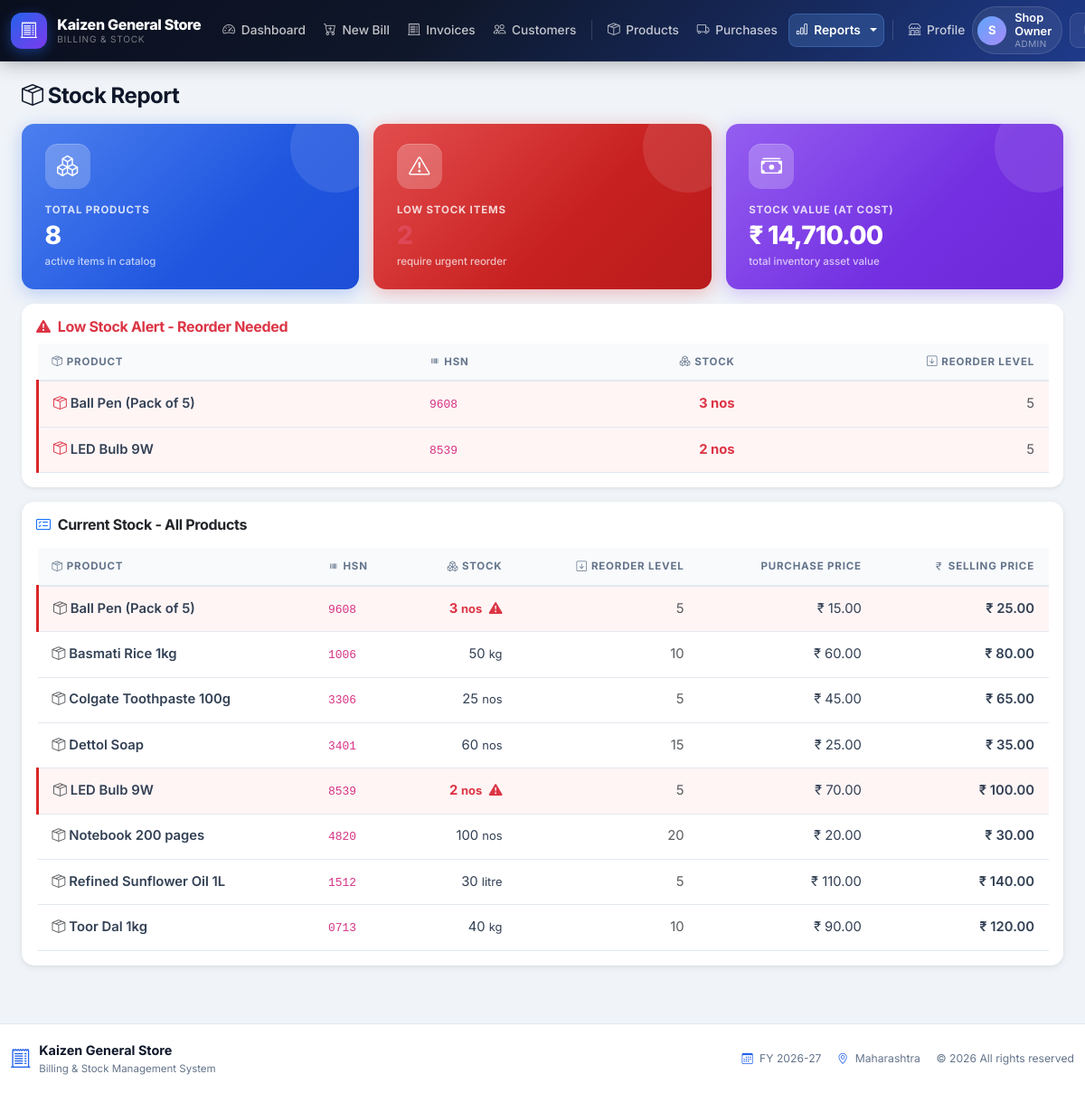
The page /reports/stock.php (signed in) on the database its author committed.
### tables this page shows
CREATE TABLE products (
    product_id     INT AUTO_INCREMENT PRIMARY KEY,
    name           VARCHAR(100) NOT NULL,
    hsn_code       VARCHAR(10)  NOT NULL,
    unit           VARCHAR(10)  NOT NULL DEFAULT 'nos',
    purchase_price DECIMAL(10,2) NOT NULL DEFAULT 0,
    selling_price  DECIMAL(10,2) NOT NULL DEFAULT 0,
    gst_rate       DECIMAL(4,2)  NOT NULL DEFAULT 0,
    stock_qty      DECIMAL(10,2) NOT NULL DEFAULT 0,
    reorder_level  DECIMAL(10,2) NOT NULL DEFAULT 0,
    created_at     TIMESTAMP NOT NULL DEFAULT CURRENT_TIMESTAMP,
    updated_at     TIMESTAMP NOT NULL DEFAULT CURRENT_TIMESTAMP ON UPDATE CURRENT_TIMESTAMP,
    UNIQUE KEY uk_product_name (name)
);

### includes/functions.php (called while the page is built, shortened)
<?php
function money(float $amount): string
{
    return number_format($amount, 2);
}
function h($value): string
{
    return htmlspecialchars((string) $value, ENT_QUOTES, 'UTF-8');
}

### reports/stock.php (the view, shortened to what this page needs)
<?php
require_once __DIR__ . '/../config/db.php';
require_once __DIR__ . '/../includes/functions.php';
$products = $pdo->query('SELECT * FROM products ORDER BY name')->fetchAll();
$lowStock = array_filter($products, fn ($p) => $p['stock_qty'] <= $p['reorder_level']);
$stockValue = array_sum(array_map(fn ($p) => $p['stock_qty'] * $p['purchase_price'], $products));
require __DIR__ . '/../includes/header.php';
?>
<h4 class="mb-3"><i class="bi bi-box-seam"></i> Stock Report</h4>
<div class="row g-3 mb-3">
  <div class="col-sm-6 col-md-4">
    <div class="card stat-card sc-blue">
      <div class="stat-icon"><i class="bi bi-boxes"></i></div>
      <div class="stat-label">Total Products</div>
      <div class="stat-value"><?= count($products) ?></div>
      <div class="stat-sub">active items in catalog</div>
    </div>
  </div>
  <div class="col-sm-6 col-md-4">
    <div class="card stat-card <?= count($lowStock) ? 'sc-red' : 'sc-green' ?>">
      <div class="stat-icon"><i class="bi bi-<?= count($lowStock) ? 'exclamation-triangle' : 'check-circle' ?>"></i></div>
      <div class="stat-label">Low Stock Items</div>
      <div class="stat-value <?= count($lowStock) ? 'text-danger' : '' ?>"><?= count($lowStock) ?></div>
      <div class="stat-sub"><?= count($lowStock) ? 'require urgent reorder' : 'all stock levels healthy' ?></div>
    </div>
  </div>
  <div class="col-sm-6 col-md-4">
    <div class="card stat-card sc-purple">
      <div class="stat-icon"><i class="bi bi-cash-stack"></i></div>
      <div class="stat-label">Stock Value (at cost)</div>
      <div class="stat-value">&#8377; <?= money($stockValue) ?></div>
      <div class="stat-sub">total inventory asset value</div>
    </div>
  </div>
</div>
<?php if ($lowStock): ?>
<div class="card p-3 mb-3 border-danger shadow-sm">
  <h6 class="text-danger fw-bold"><i class="bi bi-exclamation-triangle-fill me-2"></i>Low Stock Alert - Reorder Needed</h6>
  <div class="table-responsive">
    <table class="table table-sm align-middle mb-0">
      <thead>
        <tr>
          <th><i class="bi bi-box-seam me-1"></i>Product</th>
          <th><i class="bi bi-upc me-1"></i>HSN</th>
          <th class="text-end"><i class="bi bi-boxes me-1"></i>Stock</th>
          <th class="text-end"><i class="bi bi-arrow-down-square me-1"></i>Reorder Level</th>
        </tr>
      </thead>
      <tbody>
      <?php foreach ($lowStock as $p): ?>
        <tr class="low-stock-row">
          <td><span class="fw-semibold"><i class="bi bi-box-seam text-danger me-1"></i><?= h($p['name']) ?></span></td>
          <td><code><?= h($p['hsn_code']) ?></code></td>
          <td class="text-end text-danger fw-bold"><?= rtrim(rtrim($p['stock_qty'], '0'), '.') ?> <?= h($p['unit']) ?></td>
          <td class="text-end text-muted"><?= rtrim(rtrim($p['reorder_level'], '0'), '.') ?></td>
        </tr>
      <?php endforeach; ?>
      </tbody>
    </table>
  </div>
</div>
<?php endif; ?>
<div class="card p-3">
  <h6 class="fw-bold mb-3"><i class="bi bi-card-checklist me-2 text-primary"></i>Current Stock - All Products</h6>
  <div class="table-responsive">
    <table class="table table-sm table-hover align-middle mb-0">
      <thead>
        <tr>
          <th><i class="bi bi-box-seam me-1"></i>Product</th>
          <th><i class="bi bi-upc me-1"></i>HSN</th>
          <th class="text-end"><i class="bi bi-boxes me-1"></i>Stock</th>
          <th class="text-end"><i class="bi bi-arrow-down-square me-1"></i>Reorder Level</th>
          <th class="text-end"><i class="bi bi-cart-arrow-down me-1"></i>Purchase Price</th>
          <th class="text-end"><i class="bi bi-currency-rupee me-1"></i>Selling Price</th>
        </tr>
      </thead>
      <tbody>
      <?php foreach ($products as $p): $low = $p['stock_qty'] <= $p['reorder_level']; ?>
        <tr class="<?= $low ? 'low-stock-row' : '' ?>">
          <td><span class="fw-semibold"><i class="bi bi-box-seam text-muted me-1"></i><?= h($p['name']) ?></span></td>
          <td><code><?= h($p['hsn_code']) ?></code></td>
          <td class="text-end <?= $low ? 'text-danger fw-bold' : '' ?>">
            <?= rtrim(rtrim($p['stock_qty'], '0'), '.') ?> <small><?= h($p['unit']) ?></small>
            <?= $low ? '<i class="bi bi-exclamation-triangle-fill text-danger ms-1" title="Low stock"></i>' : '' ?>
          </td>
          <td class="text-end text-muted"><?= rtrim(rtrim($p['reorder_level'], '0'), '.') ?></td>
          <td class="text-end">&#8377; <?= money($p['purchase_price']) ?></td>
          <td class="text-end fw-semibold">&#8377; <?= money($p['selling_price']) ?></td>
        </tr>
      <?php endforeach; ?>
      </tbody>
    </table>
  </div>
</div>
<?php require __DIR__ . '/../includes/footer.php'; ?>

### assets/css/style.css (style rules this page uses)
:root { --primary: #2563eb; --primary-dark: #1d4ed8; --primary-light: #dbeafe; --primary-glow: rgba(37,99,235,.2); --accent: #7c3aed; --accent-light: #ede9fe; --success: #16a34a; --success-light: #dcfce7; --warning: #d97706; --warning-light: #fef3c7; --danger: #dc2626; --danger-light: #fee2e2; --info: #0891b2; --info-light: #cffafe; --bg: #f0f4f8; --surface: #ffffff; --surface-2: #f8fafc; --border: #e2e8f0; --border-strong: #cbd5e1; --text: #0f172a; --text-2: #334155; --muted: #64748b; --muted-light: #94a3b8; --radius: 14px; --radius-sm: 9px; --radius-xs: 6px; --shadow-xs: 0 1px 2px rgba(0,0,0,.05); --shadow-sm: 0 2px 8px rgba(0,0,0,.07), 0 1px 3px rgba(0,0,0,.05); --shadow: 0 4px 20px rgba(0,0,0,.08), 0 2px 8px rgba(0,0,0,.05); --shadow-md: 0 8px 30px rgba(0,0,0,.1), 0 3px 10px rgba(0,0,0,.06); --shadow-lg: 0 16px 48px rgba(0,0,0,.12), 0 6px 16px rgba(0,0,0,.08); --navbar-h: 68px; --transition: .18s cubic-bezier(.4,0,.2,1); }
*, *::before, *::after { box-sizing: border-box; }
html, body { height: 100%; }
body { background: var(--bg); color: var(--text); font-family: 'Inter', 'Segoe UI', system-ui, -apple-system, sans-serif; display: flex; flex-direction: column; min-height: 100vh; font-size: .925rem; line-height: 1.6; -webkit-font-smoothing: antialiased; }
h1,h2,h3,h4,h5,h6 { font-weight: 700; letter-spacing: -.02em; }
.card { border: none; border-radius: var(--radius); box-shadow: var(--shadow-sm); background: var(--surface); transition: box-shadow var(--transition), transform var(--transition); }
.stat-card { border-radius: var(--radius); padding: 1.4rem 1.6rem; position: relative; overflow: hidden; border: none; transition: transform var(--transition), box-shadow var(--transition); }
.stat-card::before { content: ''; position: absolute; inset: 0; background: linear-gradient(135deg, rgba(255,255,255,.18) 0%, transparent 60%); pointer-events: none; }
.stat-card::after { content: ''; position: absolute; right: -24px; top: -24px; width: 100px; height: 100px; border-radius: 50%; background: rgba(255,255,255,.1); pointer-events: none; }
.stat-card.sc-blue { background: linear-gradient(135deg, #2563eb, #1d4ed8); color:#fff; box-shadow: 0 4px 20px rgba(37,99,235,.3); }
.stat-card.sc-purple { background: linear-gradient(135deg, #7c3aed, #6d28d9); color:#fff; box-shadow: 0 4px 20px rgba(124,58,237,.3); }
.stat-card.sc-red { background: linear-gradient(135deg, #dc2626, #b91c1c); color:#fff; box-shadow: 0 4px 20px rgba(220,38,38,.3); }
.stat-icon { width: 50px; height: 50px; border-radius: 14px; background: rgba(255,255,255,.22); display: flex; align-items: center; justify-content: center; font-size: 1.45rem; margin-bottom: .85rem; box-shadow: inset 0 1px 0 rgba(255,255,255,.2); }
.stat-label { font-size: .72rem; font-weight: 700; text-transform: uppercase; letter-spacing: .07em; opacity: .8; margin-bottom: .3rem; }
.stat-value { font-size: 1.75rem; font-weight: 800; letter-spacing: -.03em; line-height: 1; }
.stat-sub { font-size: .72rem; opacity: .7; margin-top: .35rem; font-weight: 500; }
.table { --bs-table-hover-bg: #f5f8ff; margin-bottom: 0; }
.table thead th { font-size: .72rem; font-weight: 700; text-transform: uppercase; letter-spacing: .07em; color: var(--muted); border-bottom: 2px solid var(--border); padding: .7rem 1rem; background: var(--surface-2); white-space: nowrap; }
.table tbody td { padding: .8rem 1rem; border-color: var(--border); vertical-align: middle; color: var(--text-2); }
.low-stock-row td { background: #fff5f5 !important; }
.low-stock-row td:first-child { border-left: 3px solid var(--danger); }

### rows shown on the page
products: name "Ball Pen (Pack of 5)", hsn_code "9608", stock_qty "3", unit "nos", reorder_level "5", purchase_price "15.00", selling_price "25.00"
products: name "LED Bulb 9W", hsn_code "8539", stock_qty "2", unit "nos", reorder_level "5", purchase_price "70.00", selling_price "100.00"
products: name "Basmati Rice 1kg", hsn_code "1006", stock_qty "50", unit "kg", reorder_level "10", purchase_price "60.00", selling_price "80.00"
products: name "Colgate Toothpaste 100g", hsn_code "3306", stock_qty "25", unit "nos", reorder_level "5", purchase_price "45.00", selling_price "65.00"
products: name "Dettol Soap", hsn_code "3401", stock_qty "60", unit "nos", reorder_level "15", purchase_price "25.00", selling_price "35.00"
products: name "Notebook 200 pages", hsn_code "4820", stock_qty "100", unit "nos", reorder_level "20", purchase_price "20.00", selling_price "30.00"
products: name "Refined Sunflower Oil 1L", hsn_code "1512", stock_qty "30", unit "litre", reorder_level "5", purchase_price "110.00", selling_price "140.00"
products: name "Toor Dal 1kg", hsn_code "0713", stock_qty "40", unit "kg", reorder_level "10", purchase_price "90.00", selling_price "120.00"

### other values the page prints
shopSetting('shop_name') "Kaizen General Store"
$initials "S"
$user['name'] "Shop Owner"
$user['role'] "ADMIN"
count($products) "8"
count($lowStock) "2"
money($stockValue) "14,710.00"
getFinancialYear() "2026-27"
shopSetting('shop_state') "Maharashtra"
